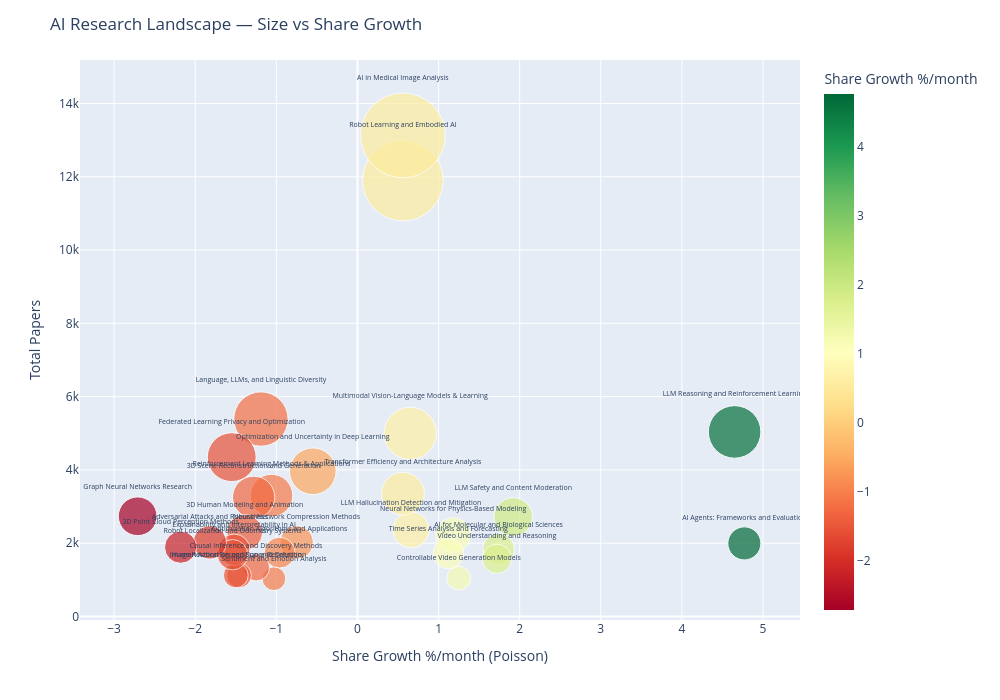

Notebook cell for this chart:
### Markdown cell above
## Size vs Growth Landscape

### Code cell
import plotly.express as px

sig_poisson = poisson_df[poisson_df["Significant"]].copy()

fig = px.scatter(
    sig_poisson,
    x="Share Growth %/month",
    y="Papers",
    size="Papers",
    color="Share Growth %/month",
    color_continuous_scale="RdYlGn",
    hover_name="Cluster",
    text="Cluster",
    size_max=60,
)

fig.update_traces(textposition="top center", textfont_size=7)
fig.update_layout(
    title="AI Research Landscape — Size vs Share Growth",
    width=1000,
    height=700,
    xaxis_title="Share Growth %/month (Poisson)",
    yaxis_title="Total Papers",
)
fig.write_image(figures_dir / "size_vs_growth_bubble.png", scale=2)
fig.show()

### Figure 1 — Plotly figure (JSON) as saved in the notebook; plotly's stock layout.template omitted (floating-point values rounded to 4 significant figures)
{"data": [{"hovertemplate": "<b>%{hovertext}</b><br><br>Share Growth %/month=%{marker.color}<br>Papers=%{marker.size}<br>Cluster=%{text}<extra></extra>", "hovertext": ["AI Agents: Frameworks and Evaluation", "LLM Reasoning and Reinforcement Learning", "LLM Safety and Content Moderation", "AI for Molecular and Biological Sciences", "Video Understanding and Reasoning", "Controllable Video Generation Models", "Neural Networks for Physics-Based Modeling", "Time Series Analysis and Forecasting", "LLM Hallucination Detection and Mitigation", "Multimodal Vision-Language Models & Learning", "Robot Learning and Embodied AI", "AI in Medical Image Analysis", "Transformer Efficiency and Architecture Analysis", "Optimization and Uncertainty in Deep Learning", "Neural Network Compression Methods", "Optimization Algorithms and Applications", "Sentiment and Emotion Analysis", "Reinforcement Learning Methods & Applications", "Language, LLMs, and Linguistic Diversity", "Causal Inference and Discovery Methods", "3D Scene Reconstruction and Generation", "3D Human Modeling and Animation", "Human Action Recognition and Detection", "Image Restoration and Super-Resolution", "Explainability and Interpretability in AI", "Robot Localization and Odometry Systems", "Federated Learning Privacy and Optimization", "Adversarial Attacks and Robustness", "3D Point Cloud Perception Methods", "Graph Neural Networks Research"], "legendgroup": "", "marker": {"color": [4.77, 4.65, 1.92, 1.74, 1.72, 1.25, 1.18, 1.12, 0.66, 0.65, 0.56, 0.56, 0.56, -0.55, -0.75, -0.96, -1.03, -1.06, -1.19, -1.25, -1.28, -1.39, -1.46, -1.5, -1.52, -1.54, -1.55, -1.82, -2.18, -2.71], "coloraxis": "coloraxis", "size": [1994, 5037, 2714, 1837, 1573, 1045, 2221, 1720, 2363, 4998, 11898, 13129, 3353, 3963, 2022, 1741, 1030, 3301, 5388, 1338, 3253, 2294, 1117, 1121, 1819, 1685, 4348, 2019, 1891, 2734], "sizemode": "area", "sizeref": 3.647, "symbol": "circle"}, "mode": "markers+text", "name": "", "orientation": "v", "showlegend": false, "text": ["AI Agents: Frameworks and Evaluation", "LLM Reasoning and Reinforcement Learning", "LLM Safety and Content Moderation", "AI for Molecular and Biological Sciences", "Video Understanding and Reasoning", "Controllable Video Generation Models", "Neural Networks for Physics-Based Modeling", "Time Series Analysis and Forecasting", "LLM Hallucination Detection and Mitigation", "Multimodal Vision-Language Models & Learning", "Robot Learning and Embodied AI", "AI in Medical Image Analysis", "Transformer Efficiency and Architecture Analysis", "Optimization and Uncertainty in Deep Learning", "Neural Network Compression Methods", "Optimization Algorithms and Applications", "Sentiment and Emotion Analysis", "Reinforcement Learning Methods & Applications", "Language, LLMs, and Linguistic Diversity", "Causal Inference and Discovery Methods", "3D Scene Reconstruction and Generation", "3D Human Modeling and Animation", "Human Action Recognition and Detection", "Image Restoration and Super-Resolution", "Explainability and Interpretability in AI", "Robot Localization and Odometry Systems", "Federated Learning Privacy and Optimization", "Adversarial Attacks and Robustness", "3D Point Cloud Perception Methods", "Graph Neural Networks Research"], "textfont": {"size": 7}, "textposition": "top center", "type": "scatter", "x": [4.77, 4.65, 1.92, 1.74, 1.72, 1.25, 1.18, 1.12, 0.66, 0.65, 0.56, 0.56, 0.56, -0.55, -0.75, -0.96, -1.03, -1.06, -1.19, -1.25, -1.28, -1.39, -1.46, -1.5, -1.52, -1.54, -1.55, -1.82, -2.18, -2.71], "xaxis": "x", "y": [1994, 5037, 2714, 1837, 1573, 1045, 2221, 1720, 2363, 4998, 11898, 13129, 3353, 3963, 2022, 1741, 1030, 3301, 5388, 1338, 3253, 2294, 1117, 1121, 1819, 1685, 4348, 2019, 1891, 2734], "yaxis": "y"}], "layout": {"coloraxis": {"colorbar": {"title": {"text": "Share Growth %/month"}}, "colorscale": [[0, "rgb(165,0,38)"], [0.1, "rgb(215,48,39)"], [0.2, "rgb(244,109,67)"], [0.3, "rgb(253,174,97)"], [0.4, "rgb(254,224,139)"], [0.5, "rgb(255,255,191)"], [0.6, "rgb(217,239,139)"], [0.7, "rgb(166,217,106)"], [0.8, "rgb(102,189,99)"], [0.9, "rgb(26,152,80)"], [1, "rgb(0,104,55)"]]}, "height": 700, "legend": {"itemsizing": "constant", "tracegroupgap": 0}, "margin": {"t": 60}, "title": {"text": "AI Research Landscape — Size vs Share Growth"}, "width": 1000, "xaxis": {"anchor": "y", "domain": [0, 1], "title": {"text": "Share Growth %/month (Poisson)"}}, "yaxis": {"anchor": "x", "domain": [0, 1], "title": {"text": "Total Papers"}}}}
